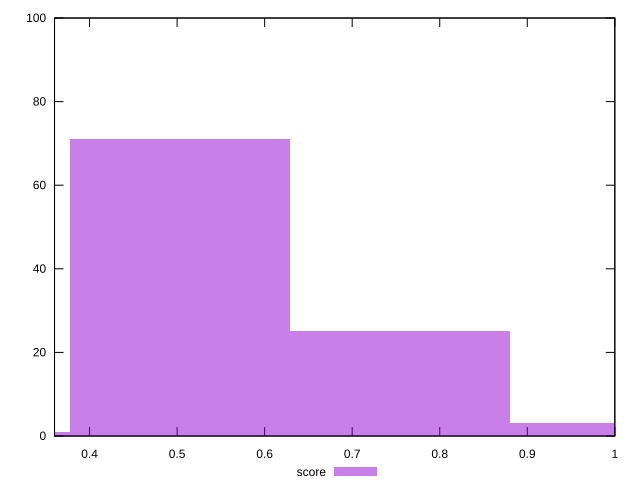

The script that saved this image:
reset

$score <<EOF
1.0065757036521505 3
0.5032878518260753 71
0.7549317777391129 25
0.25164392591303764 1
EOF

set key outside below
set boxwidth 0.25164392591303764
set xrange [0.36:1]
set yrange [0:100]
set trange [0:100]
set style fill transparent solid 0.5 noborder
set terminal svg size 640, 490 enhanced background rgb 'white'
set output "reports/report_00028_2021-02-24T12-49-42.674Z/uses-http2/samples/music/score/histogram.svg"

plot $score title "score" with boxes

reset
